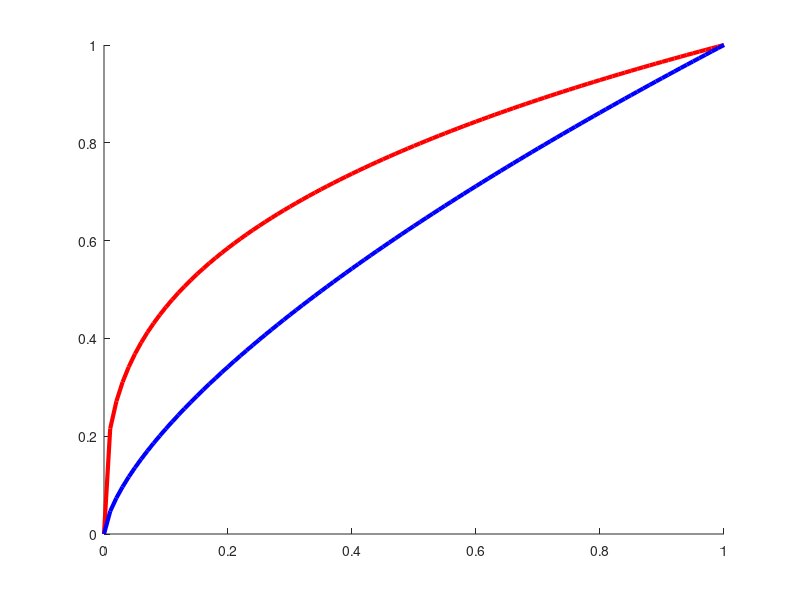

Source code (MATLAB): (Note: this script raises an error after producing the figure.)
%% ROC curves for two hypothetical classification systems.
% A is better than B. Plots true positive rate, (tpr) vs false positive
% rate, (fpr).

domain = 0:0.01:1;
fA = @(x)x.^(1/3);
fB = @(x)x.^(2/3);
linewidth = {'LineWidth', 3};
hold all;

plot(domain, fA(domain), '-r', linewidth{:});
plot(domain, fB(domain), '-b', linewidth{:});
shade(fB, 0, 0, 1, 'b', 0.01);
plot([0;1], [1;0], '-k', linewidth{:});

intersectA = 0.3177; % found using double(solve('(x^(1/3))+x-1','x'))
intersectB = 0.4302; % found using double(solve('(x^(2/3))+x-1','x'))
plot(intersectA, fA(intersectA), '.r', 'MarkerSize', 40);
plot(intersectB, fB(intersectB), '.b', 'MarkerSize', 40);

axis([0, 1, 0, 1]);
set(gca, 'XTick', [0, 1], 'YTick', [0, 1], 'FontSize', 20);
xlabel('fpr');
ylabel('tpr');
box on;

%A
annotation(gcf, 'textbox', [0.3822 0.74 0.06254 0.08795], ...
    'String'       , {'A'}   , ...
    'FontSize'     , 24      , ...
    'FitBoxToText' , 'off'   , ...
    'LineStyle'    , 'none'  , ...
    'Color'        , [1 0 0] );

% B
annotation(gcf, 'textbox', [0.4837 0.66 0.06254 0.08795], ...
    'String'       , {'B'}   , ...
    'FontSize'     , 24      , ...
    'FitBoxToText' , 'off'   , ...
    'LineStyle'    , 'none'  , ...
    'Color'        , [0 0 1] );

% AUC
annotation(gcf, 'textbox', [0.45 0.25 0.104 0.1205], ...
    'String'       , {'AUC'} , ...
    'FontSize'     , 24      , ...
    'FitBoxToText' , 'off'   , ...
    'LineStyle'    , 'none'  , ...
    'Color'        , [0 0 1] );

printPmtkFigure ROChand;
